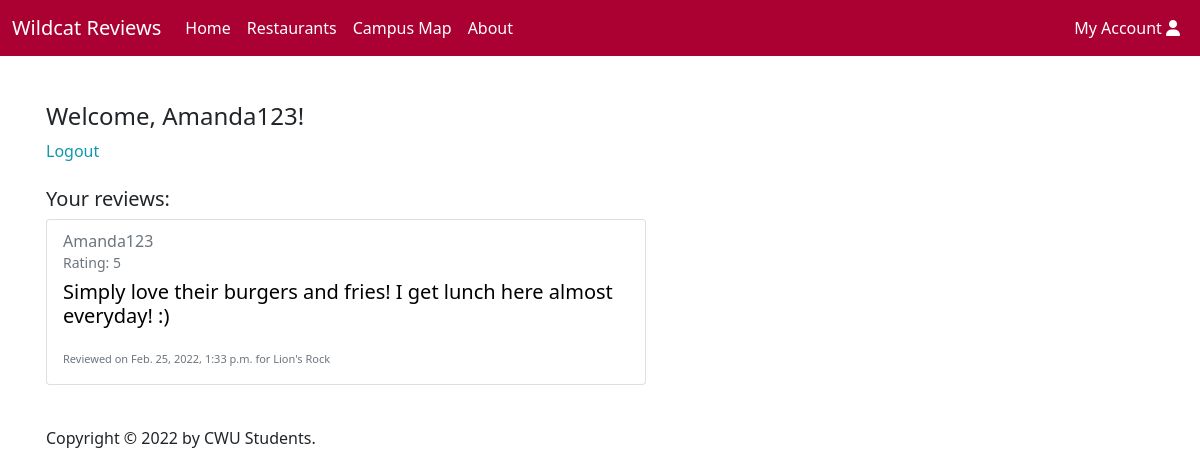
/account/ (signed in), run on the app's committed database.
### reviews/models.py (models this page shows, shortened)
class Review(models.Model):
    resturaunt = models.ForeignKey(Restaurant, on_delete=models.CASCADE, null=True)
    date = models.DateTimeField( auto_now_add=True)
    username = models.CharField(max_length=200, default='user')
    user = models.ForeignKey(User,on_delete=models.CASCADE, null=True)
    text = models.CharField(max_length=3000)
    rating = models.PositiveSmallIntegerField(choices=RATINGS)
    def get_restaurant_name(self):
        return str(self.resturaunt)
    def get_url(self):
        return self.resturaunt.get_absolute_url()

class Restaurant(models.Model):
    name = models.CharField(max_length=200)
    description = models.CharField(max_length=500, default="description")
    location = models.CharField(max_length=200, default="location")
    style = models.CharField(max_length=30, default="Restaurant")
    image_url = models.URLField(max_length = 300, default="", blank=True, null=True)
    tag = models.ManyToManyField(Tag, help_text='tags', blank=True, null=True)
    def __str__(self):
        return self.name
    def get_absolute_url(self):
        return reverse('restaurant-detail', args=[str(self.id)])

### reviews/views.py (the view)
# urls.py: path('account/', views.Account, name='account'),
def Account(request):
    context = {}
    if request.user.is_authenticated:
        userReviews = Review.objects.filter(user=request.user)
        context = {
            'reviews': userReviews
        }
    return render(request, 'reviews/account.html', context)

### reviews/templates/reviews/account.html
{% extends "base_nosearch.html" %}
{% block content %}
<ul class="sidebar-nav">
   {% if user.is_authenticated %}
     <h4>Welcome, {{ user.get_username }}!</h4>
     <li><a href="{% url 'logout'%}?next={{request.path}}">Logout</a></li>
     <br>
     <h5>Your reviews: <h5>
     {% if reviews %}
      {% for review in reviews %}
      <a id="restCard" href="{{ review.get_url }}">
        <div style="padding-bottom: 25px;">
            <div class="card" style="width: 600px;">
              <div class="card-body">
                <h6 class="card-subtitle mb-2 text-muted"> {{ review.username }}</h6>
                <p class="card-subtitle mb-2 text-muted" style="font-size: 14px;">Rating: {{ review.rating }}</p>
                <p class="card-text">{{ review.text }}</p>
                <p class="card-text"><small class="text-muted" style="font-size: 11px;">Reviewed on {{ review.date }} for {{ review.get_restaurant_name}}</small></p>
              </div>
            </div>
        </div>
      </a>
      {% endfor %}
    {% else %}
      <p>No reviews found...
        <a href="{% url 'restaurants'%}">start writing some right now!</a>
      </p>
    {% endif %}
   {% else %}
     <a href="{% url 'login'%}?next={{request.path}}">Login here</a>
     <label> to keep track of all the reviews you submit!</label>
   {% endif %}
  </ul>
  <footer> <p id="copyright">Copyright &copy; 2022 by CWU Students.</p> </footer>
{% endblock %}

### reviews/static/css/style.css (style rules this page uses)
.sidebar-nav { margin-top: 20px; padding: 0; list-style: none; }
body, html { height: 100%; }
a:link { color: #1098ad; text-decoration: none; }
#restCard { color: rgb(0, 0, 0); font-weight: normal; font-style: normal; }
.card { box-shadow: 0 0px 0px 0 rgba(0, 0, 0, 0.2); transition: 0.3s; }
* { box-sizing: border-box; }
#copyright { font-size: 16px; }

### data on the page
Review: username "Amanda123", rating "5", text "Simply love their burgers and fries! I get lunch here almost everyday! :)", date "Feb. 25, 2022, 1:33 p.m.", get_restaurant_name "Lion's Rock"

### other printed values
{{ user.get_username }} "Amanda123"
